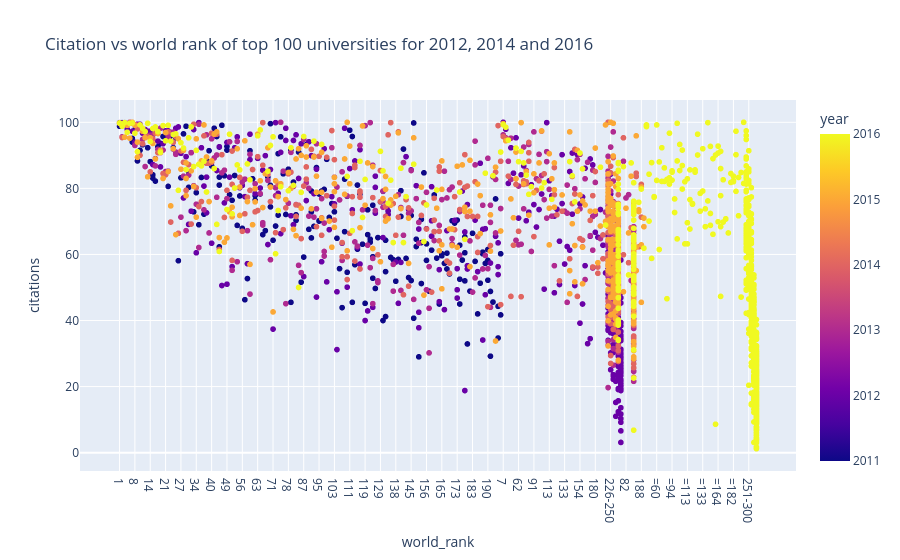

Write notebook code for a chart like this one.
### Code cell
## Same plot but with plotly express
configure_plotly_browser_state()

px.scatter(uni,
           x="world_rank",
           y="citations",
           color="year",
           title="Citation vs world rank of top 100 universities for 2012, 2014 and 2016"
           )

### Figure 1 — Plotly figure (JSON) as saved in the notebook; plotly's stock layout.template omitted (floating-point values rounded to 4 significant figures; data arrays with more than 128 entries replaced by an {"elided": "..."} marker saying what was removed)
{"data": [{"hovertemplate": "world_rank=%{x}<br>citations=%{y}<br>year=%{marker.color}<extra></extra>", "legendgroup": "", "marker": {"color": {"elided": "2603 int values"}, "coloraxis": "coloraxis", "symbol": "circle"}, "mode": "markers", "name": "", "showlegend": false, "x": {"elided": "2603 str values"}, "xaxis": "x", "y": {"elided": "2603 float values"}, "yaxis": "y", "type": "scattergl"}], "layout": {"xaxis": {"anchor": "y", "domain": [0, 1], "title": {"text": "world_rank"}}, "yaxis": {"anchor": "x", "domain": [0, 1], "title": {"text": "citations"}}, "coloraxis": {"colorbar": {"title": {"text": "year"}}, "colorscale": [[0, "#0d0887"], [0.1111, "#46039f"], [0.2222, "#7201a8"], [0.3333, "#9c179e"], [0.4444, "#bd3786"], [0.5556, "#d8576b"], [0.6667, "#ed7953"], [0.7778, "#fb9f3a"], [0.8889, "#fdca26"], [1, "#f0f921"]]}, "legend": {"tracegroupgap": 0}, "title": {"text": "Citation vs world rank of top 100 universities for 2012, 2014 and 2016"}}}
